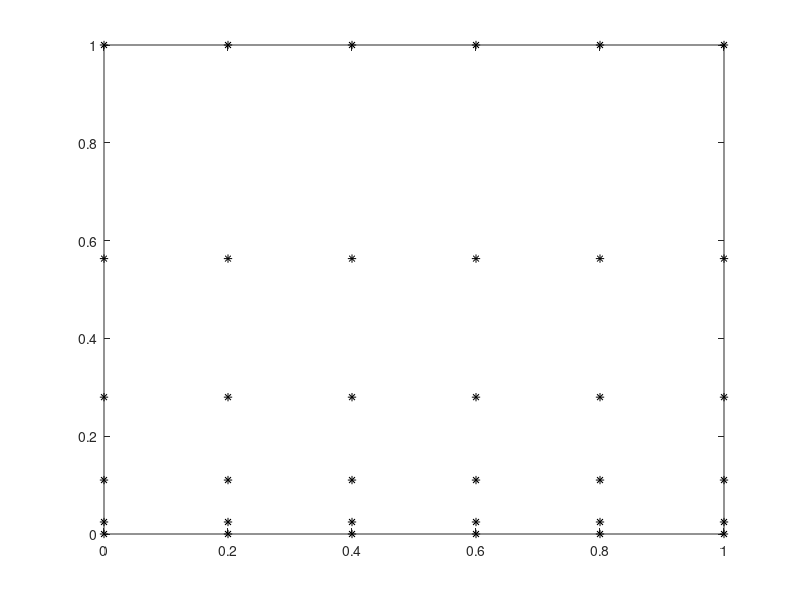

Recreate this plot in MATLAB. (Note: this script raises an error after producing the figure.)
% -------------------------------------------------------------------------
%
%                          FV2D Mesh Generator
%   Creates geometry and data structures necessary for FV2D Euler solver
%                       
%                     AA 214C, Stanford University
%                       Jacob Crabill  4/21/2014
% -------------------------------------------------------------------------
clear all; close all;

%% ------------------------------------------------------------------------
% Mesh Parameters
% -------------------------------------------------------------------------
plotmesh = true;

% Mesh File Name
meshFile = 'mesh/testBox';

% Wall-Plus-Bump (true) or flow past wedge (false)
bumpMesh = false;

% Supersonic or no?
supersonic = false;

% Viscous or inviscid?
viscous = true;

% Top/Bottom surface is slip wall (true) or inlet/outlet (false)?
topWall = true;
btmWall = true;

% Bump, starting at (0,0)
L = 1;

% Overall dimensions
xmin = 0;
ymin = 0;
xmax = L;
ymax = L;

% Number of CELLS in mesh (NOT vertices)
nx = 5;
ny = 5;

%% ------------------------------------------------------------------------
% Mesh Generation
% -------------------------------------------------------------------------
% Begin with Cartesian grid, [xi,eta] in range [0,1]
% Scale accordingly to create stretched grid with bump
disp('  Beginning mesh generation...');

% ------------------------------------------
% Create the Mesh
% ------------------------------------------
% Create Cartesian domain with proper # of cells
dxi = 1/nx;
deta = 1/ny;
xi = 0:dxi:1;
eta = 0:deta:1;

expScale = 1.1;
eta = (eta-ymin).*(1/(1-exp(expScale))).*(1-exp(expScale*eta))+ymin;
[XI,ETA] = meshgrid(xi,eta);

X = XI*(xmax-xmin) + xmin;
Y = ETA*(ymax-ymin) + ymin;

% Show the mesh vertices
if plotmesh
    plot(X,Y,'k*');
end

%% ------------------------------------------------------------------------
% Setup Mesh Data Storage
% -------------------------------------------------------------------------
xv = zeros((nx+1)*(ny+1),2);
c2v = zeros(nx*ny,4);
c2nf = ones(nx*ny,1)*4;

% Setup Vertices
nv = 0;
for j=1:(ny+1)
    for i=1:(nx+1)
        nv = nv + 1;
        xv(nv,:) = [X(j,i),Y(j,i)];
    end
end

% Setup Cells
nc = 0;
for i=1:nx
    for j=1:ny
        nc = nc + 1;
        c2v(nc,1) = (j-1)*(nx+1)+i;
        c2v(nc,2) = (j-1)*(nx+1)+i+1;
        c2v(nc,3) = j*(nx+1)+i+1;
        c2v(nc,4) = j*(nx+1)+i;
    end
end
n_cells = size(c2v,1);

% ------------------------------------------
% Setup Boundaries, BC's
% ------------------------------------------
% 1 = subsonic inlet
% 2 = subsonic outlet
% 3 = supersonic inlet
% 4 = supersonic outlet
% 5 = slip wall
% 6 = isothermal no-slip wall
% 7 = adiabatic no-slip wall
n_bnds = 5;
bounds = cell(5);

bounds{1}.name = 'inlet';
bounds{2}.name = 'outlet';
bounds{3}.name = 'top';
bounds{4}.name = 'wall';
bounds{5}.name = 'symmetry'; % pre-leading edge btm srfc

if supersonic
    bounds{1}.tag = 3;  % Inlet
    bounds{2}.tag = 4;  % Outlet
    if topWall
        bounds{3}.tag = 5;  % Top / 'Freestream'
    else
        bounds{3}.tag = 3;  % Top / 'Freestream'
    end
else
    bounds{1}.tag = 1;  % Inlet
    bounds{2}.tag = 2;  % Outlet
    if topWall
        bounds{3}.tag = 5;  % Top / 'Freestream'
    else
        bounds{3}.tag = 1;  % Top / 'Freestream'
    end
end

% Bottom / Wall

if btmWall
    if viscous
        %btmBC = 6;  % Isothermal Wall
        btmBC = 7;  % Adiabatic Wall
    else
        btmBC = 5;  % Slip Wall
    end
    btmBC2 = 5;
else
    if supersonic
        btmBC = 4;
        btmBC2 = 4;
    else
        btmBC = 2;
        btmBC2 = 2;
    end
end

bounds{4}.tag = btmBC;  % adiabatic wall
bounds{5}.tag = btmBC2; % slip wall / symmetry plane

bounds{1}.pts = 1:(nx+1):((nx+1)*ny+1);
bounds{2}.pts = (nx+1):(nx+1):((nx+1)*(ny+1));
bounds{3}.pts = (1:(nx+1))+ny*(nx+1);
bounds{4}.pts = 1:nx+1;

%% ------------------------------------------------------------------------
% Mesh Pre-Processing
% -------------------------------------------------------------------------
% To be done on any mesh that comes in (not just generated in-place)
% ------------------------------------------
% Setup Edges
% ------------------------------------------
max_nf = max(c2nf);
e2v = zeros(nx*ny*max_nf,2);
e2c1 = -1*ones(nx*ny*max_nf,1);
c2e1 = -1*ones(nx*ny*max_nf,1);
c2e = -1*ones(nx*ny*max_nf,2);

ne = 0;
for ic = 1:n_cells
    for k=1:c2nf(ic)
        if k == c2nf(ic)
            kp = 1;
        else
            kp = k + 1;
        end
        ne = ne + 1;
        e2v(ne,:) = c2v(ic,[k,kp]);
        e2c1(ne) = ic;
        c2e1(ic,k) = ne;
    end
end

e2v1 = sort(e2v,2);
% ia = indicies of the first unique row in e2v1
% iE = indicies of e2v which map to each row of e2v1
[e2v,~,iE] = unique(e2v1,'rows');

% ------------------------------------------
% Setup Internal & Boundary Edge Lists
% ------------------------------------------
e2c = zeros(size(e2v));
bnde = zeros(length(e2v),1);  % boundary interfaces
inte = zeros(length(e2v),1);  % internal interfaces
bc = zeros(length(e2v),1);    % boundary conditions
n_bnd_edges = 0; n_int_edges = 0; n_edges = length(e2v);
for i=1:size(iE,1)
    if iE(i) ~= -1
        ie = find(iE==iE(i));
        if length(ie) > 2
            error(['More than 2 cells for edge ',i]);
        elseif length(ie) == 2
            % internal edge which has not yet been added
            %e2c(iE(i),:) = [e2c1(ie(1)),e2c1(ie(2))];
            n_int_edges = n_int_edges + 1;
            inte(n_int_edges) = iE(i);
        elseif length(ie) == 1
            % boundary edge
            for k = 1:n_bnds
                ib1 = find(bounds{k}.pts == e2v(iE(i),1));
                ib2 = find(bounds{k}.pts == e2v(iE(i),2));
                if numel(ib1) > 0 && numel(ib2) > 0
                    n_bnd_edges = n_bnd_edges + 1;
                    bnde(n_bnd_edges) = iE(i);
                    bc(n_bnd_edges) = bounds{k}.tag;
                    break;
                end
            end
        end
        iE(iE==iE(i)) = -1;
    end
end
% adding in ghost cells
n_ghost_cells = n_bnd_edges;
n_cells_total = n_cells+n_ghost_cells;

% ------------------------------------------
% Setup Edge Normals
% ------------------------------------------
unorm = zeros(n_edges,2);
dA = zeros(n_edges,1);
for ie=1:n_edges
    dx = xv(e2v(ie,2),1) - xv(e2v(ie,1),1);
    dy = xv(e2v(ie,2),2) - xv(e2v(ie,1),2);
    theta = atan2(dy,dx);
    S = sin(theta); C = cos(theta);
    dA(ie) = sqrt(dx^2+dy^2);
    unorm(ie,:) = [S,-C]; % n_hat to 'right' of edge looking from 1-2
end

% ------------------------------------------
% Setup Cell-To-Edge
% ------------------------------------------
% Also Match cell OUTWARD normal direction to edge normal direction (+/- 1)
% Since edge normal points to 'right' of edge, outward normal corresponds
% to c2v(ic,i) < c2v(ic,i+1)  [CCW ordering]
c2n = zeros(n_cells_total,max_nf);
for ic = 1:n_cells
    for j = 1:max_nf
        if j>c2nf(ic)
            %c2e(ic,j) = n_edges+1; % this ain't gonna work
            error('triangles not yet working, sorry!');
        else
            jp1 = j+1;
            if j==c2nf(ic), jp1=1; end;

            if c2v(ic,j) < c2v(ic,jp1)
                c2n(ic,j) = 1;
                edge = [c2v(ic,j),c2v(ic,jp1)];
            else
                c2n(ic,j) = -1;
                edge = [c2v(ic,jp1),c2v(ic,j)];
            end

            ie1 = find(e2v(:,1)==edge(1));
            ie2 = find(e2v(ie1,2)==edge(2));
            if length(ie2) > 1
                error('Edge appears more than twice in e2v!');
            elseif numel(ie2) == 0
                error('Cell edge not found in e2v!');
            end
            ie = ie1(ie2);
            if ie < 0
                error('invalid edge number!');
            end
            c2e(ic,j) = ie;

            if c2n(ic,j) > 0
                e2c(ie,1) = ic;
            else
                e2c(ie,2) = ic;
            end
        end
    end
end

% ------------------------------------------
% Cleanup - Remove Padding from all arrays
% ------------------------------------------
% c2n, unorm sizes set properly to begin with
if length(c2e) > n_cells
    c2e(n_cells+1:length(c2e),:) = [];
end
if length(c2v) > n_cells
    c2v(n_cells+1:length(c2v),:) = [];
end
if length(e2c) > n_edges
    e2c(n_edges+1:length(e2c),:) = [];
end
if length(e2v) > n_edges
    e2v(n_edges+1:length(e2v),:) = [];
end
if length(bnde) > n_bnd_edges
    bnde(n_bnd_edges+1:length(bnde),:) = [];
end
if length(inte) > n_int_edges
    inte(n_int_edges+1:length(inte),:) = [];
end

% Throw in ghost cells, as well, to c2e (remaining 'ghost edges' to be
% added later)
c2e = [c2e; zeros(n_ghost_cells,4)];
c2e((n_cells+1):n_cells_total,1) = bnde;

% ------------------------------------------
% Finalize Boundary Edges
% ------------------------------------------
% Set ghost-cell index, and set interior cell to be on "left" of edge. Also
% adjust c2n accordingly. If g.c. already on right, just assign it an ID.
for ie = 1:n_bnd_edges
    if e2c(bnde(ie),1) == 0
        e2c(bnde(ie),:) = fliplr(e2c(bnde(ie),:)); % set g.c. to right side
        e2c(bnde(ie),2) = n_cells+ie;                  % assign g.c. index
        unorm(bnde(ie),:) = - unorm(bnde(ie),:);       % flip edge normal
        ic = e2c(bnde(ie),1);
        lfid = find(c2e(ic,:)==bnde(ie));    % find local face id within cell
        if isempty(lfid) 
            error('edge touches cell but cell does not have that edge!')
        end
        c2n(ic,lfid) = -c2n(ic,lfid);  % flip cell normal
    else
        e2c(bnde(ie),2) = n_cells+ie;  % assign ghost cell index
    end
	c2n(e2c(bnde(ie),2),1) = -1;    % reverse g.c. normal (since pointing into cell)
end

% ------------------------------------------
% Setup Ghost Cells
% ------------------------------------------
% Ghost cells always on 'right' of boundary edges
e2c(bnde,2) = n_cells + (1:n_bnd_edges)';
gc2v = zeros(n_ghost_cells,4);
gc2v(:,1:2) = e2v(bnde,:);

% ------------------------------------------
% Setup Cell-To-Cell
% ------------------------------------------
c2c = zeros(n_cells_total,max_nf);

ic = (1:n_cells)';
for j = 1:max_nf
    % Get the neighboring cell (index of each row of e2c != each ic)
    ICN = e2c(c2e(ic,j),:);
    ICN1 = find((ICN(:,1)-ic)~=0);
    ICN2 = find((ICN(:,2)-ic)~=0);
    ic2 = zeros(size(ic));
    ic2(ICN1) = ICN(ICN1,1);
    ic2(ICN2) = ICN(ICN2,2);

    ic1 = ic(ic2~=0);  % 'main' cell  (cell "i")
    ic2 = ic2(ic2~=0); % neighboring cell  (cell "j")
    
    c2c(ic1,j) = ic2;
end

% Take care of ghost cells - find interior cell neighbor.  This will be the
% first cell listed in 'c2c'
for ic=1:n_ghost_cells
    ic1 = e2c(bnde(ic),:);
    ic1 = ic1(ic1~=(ic+n_cells));
    c2c(ic+n_cells,1) = ic1;
end

% Take care of neighboring ghost cells (each g.c. has 1 or 2 neighbors).
% These will be the 2nd and 3rd entried in 'c2c'
c2nf = [c2nf; ones(n_ghost_cells,1)];
gc2v = gc2v(:,1:2);
for ic=1:n_ghost_cells
    [ic1,~] = find(gc2v==gc2v(ic,1));
    [ic2,~] = find(gc2v==gc2v(ic,2));
    if length(ic1) == 2
        ic1 = ic1(ic1~=ic);
        if c2c(ic+n_cells,1) ~= c2c(ic1+n_cells,1)
            c2nf(n_cells+ic) = c2nf(n_cells+ic) + 1;
            c2c(n_cells+ic,c2nf(n_cells+ic)) = ic1+n_cells;
        end
    end
    if length(ic2) == 2
        ic2 = ic2(ic2~=ic);
        if c2c(ic+n_cells,1) ~= c2c(ic2+n_cells,1)
            c2nf(n_cells+ic) = c2nf(n_cells+ic) + 1;
            c2c(n_cells+ic,c2nf(n_cells+ic)) = ic2+n_cells;
        end
    end
end

% Setup remaining ghost cell vertices
% Extrapolate along edge normal by distance equal to interior cell's width
%   2               1
%   X ============= X  <-- existing boundary edge & points
%   |               | 
%   |               | 
%   |       o       | 
%   |               | 
%   |               | 
%   x ------------- x  <-- ghost points created through extrapolation
%   3               4
gc2v = [gc2v,zeros(size(gc2v))];
gcxv = zeros(n_ghost_cells*2,2);
nv = 0;
for ic = 1:n_ghost_cells
    icn = c2c(n_cells+ic,1); % neighboring interior cell
    % find out which face of interior cell matches ghost cell
    i_face = find(c2c(icn,:) == n_cells+ic);
    if i_face == c2nf(icn)
        jfp = 1;
    else
        jfp = i_face + 1;
    end
    if i_face == 1
        jfm = c2nf(icn);
    else
        jfm = i_face - 1;
    end
    
    % see if existing nodes (1-2) are CW or CCW as seen from g.c. center
    gxv1 = xv(e2v(bnde(ic),1),:);
    gxv2 = xv(e2v(bnde(ic),2),:);
    
    xyc = (gxv1 + gxv1)/2 + unorm(bnde(ic),:);
    dx1 = [gxv1 - xyc, 0];
    dx2 = [gxv1 - xyc, 0];
    if cross(dx1,dx2) > 0   % already in CCW order
        gc2v(ic,3) = nv+1;
        gcxv(nv+1,:) = gxv2 + unorm(bnde(ic),:)*dA(c2e(icn,jfm));
        gc2v(ic,4) = nv+2;        
        gcxv(nv+2,:) = gxv1 + unorm(bnde(ic),:)*dA(c2e(icn,jfp));
    else                    % not in CCW order - flip
        gc2v(ic,1:2) = fliplr(gc2v(ic,1:2));
        gc2v(ic,3) = nv+1;
        gcxv(nv+1,:) = gxv1 + unorm(bnde(ic),:)*dA(c2e(icn,jfm));
        gc2v(ic,4) = nv+2;        
        gcxv(nv+2,:) = gxv2 + unorm(bnde(ic),:)*dA(c2e(icn,jfp));
    end 
    nv = nv + 2;    
end

% Merge ghost-cell vertices which should be shared between cells
GXV = inf*ones(size(gcxv));
gvtag = zeros(n_ghost_cells,2);
nv = 0;
for ic = 1:n_ghost_cells
    gv1 = gc2v(ic,1);
    gv2 = gc2v(ic,2);
    icn1 = find(gc2v(:,2)==gv1);
    icn2 = find(gc2v(:,1)==gv2);
    
    % for point 1, need to merge point 4 with point 3 of cell icn1
    % (If not done so already)
    % Also, is cell icn1 actually a neighbor, or is it around a corner?
    if ~isempty(icn1) && ~isempty(find(c2c(ic+n_cells,:)==icn1+n_cells, 1))
        if gvtag(icn1,1)<1 && gvtag(ic,2)<1
            gv4 = gc2v(ic,4);
            gv3 = gc2v(icn1,3);
            GXV(nv+1,:) = (gcxv(gv3,:)+gcxv(gv4,:))/2;
            gc2v(ic,4) = nv+1;
            gc2v(icn1,3) = nv+1;
            nv = nv + 1;
            % Mark the nodes as merged so we don't repeat the process
            gvtag(icn1,1) = 1;  % 1 / 2 corresponds to node 3 / 4 of cell
            gvtag(ic,2) = 1;            
        end
    else
        gv4 = gc2v(ic,4);
        GXV(nv+1,:) = gcxv(gv4,:);
        gc2v(ic,4) = nv+1;
        gvtag(ic,2) = 1;
        nv = nv + 1;
    end
    
    % for point 2, need to merge point 3 with point 4 of cell icn2
    % Also, is cell icn2 actually a neighbor, or is it around a corner?
    if ~isempty(icn2) && ~isempty(find(c2c(ic+n_cells,:)==icn2+n_cells, 1))
        if gvtag(icn2,2)<1 && gvtag(ic,1)<1
            gv4 = gc2v(icn2,4);
            gv3 = gc2v(ic,3);
            GXV(nv+1,:) = (gcxv(gv3,:)+gcxv(gv4,:))/2;
            gc2v(ic,3) = nv+1;
            gc2v(icn2,4) = nv+1;
            nv = nv + 1;
            % Mark the nodes as merged so we don't repeat the process
            gvtag(ic,1) = 1;
            gvtag(icn1,2) = 1; 
        end
    else
        % Keep the vertex as-is in the current ghost cell
        gv3 = gc2v(ic,3);
        GXV(nv+1,:) = gcxv(gv3,:);
        gc2v(ic,3) = nv+1;
        gvtag(ic,1) = 1;
        nv = nv + 1;
    end
end
% Convert ghost vertex indices to full-vertex-list indices
n_verts = length(xv);
gc2v(:,3:4) = gc2v(:,3:4) + n_verts;
% Trim down GXV to only final (merged) vertices
n_ghost_verts = nv;
n_verts_total = n_verts + n_ghost_verts;
GXV(nv+1:length(GXV),:) = [];

% ------------------------------------------
% Get list of ghost-cell edges & related info
% ------------------------------------------
ge2v = zeros(n_ghost_cells*3,2);
ge2c1 = zeros(n_ghost_cells*3,2);
gc2e1 = zeros(n_ghost_cells,3); % skipping bnde edges (already have 'em)

ne = 0;
for ic = 1:n_ghost_cells
    ne = ne + 1;
    ge2v(ne,:) = gc2v(ic,2:3);
    gc2e1(ic,1) = ne;
    
    ne = ne + 1;
    ge2v(ne,:) = gc2v(ic,3:4);
    gc2e1(ic,2) = ne;
    
    ne = ne + 1;
    ge2v(ne,:) = gc2v(ic,[4,1]);
    gc2e1(ic,3) = ne;    
end

% Remove padding from end
ge2v((ne+1):(n_ghost_cells*3),:) = [];

ge2v1 = sort(ge2v,2);
% ia = indicies of the first occurance of each unique row in ge2v1
% iE = indicies of ge2v which map to each row of ge2v1
[ge2v,ia,iE] = unique(ge2v1,'rows');

ic=(1:n_ghost_cells)';
gc2e = gc2e1;
for j=1:3
    gc2e(ic,j) = iE(gc2e1(ic,j));
end
gc2e = gc2e + n_edges; % convert to total-mesh indices
gc2e = [bnde,gc2e];    % combine known bnde edges + new ghost edges

% ------------------------------------------
% Merge ghost-cell vertices & edges with the rest
% ------------------------------------------
n_edges = length(e2v);
n_ghost_edges = length(ge2v);
n_edges_total = n_edges + n_ghost_edges;

xv = [xv;GXV];
c2v = [c2v;gc2v];
% ghost cells were actually part of c2e already, sort of... remove them!
c2e(n_cells+1:n_cells_total,:) = [];
c2e = [c2e;gc2e];
e2v = [e2v;ge2v];
c2nf(n_cells+1:n_cells_total) = 4;

% ------------------------------------------
% Vertices-to-cells (incl. ghost cells)
% ------------------------------------------
max_c_per_v = 20;
nv = length(xv);
v2c = zeros(nv,max_c_per_v);
v2nc = zeros(nv,1);
for i=1:nv
    [r,~] = find(c2v==i);
    %[rg,~] = find(gc2v(:,1:2)==i);
    %nr = length(r);
    %nrg = length(rg);
    
    v2c(i,1:length(r)) = r;
    %if nrg > 0
    %    rg = rg+n_cells;
    %    v2c(i,(nr+1):(nr+nrg)) = rg;
    %end
    %v2nc(i) = nr + nrg;
    v2nc(i) = length(r);
end
max_nc = max(v2nc);
v2c(:,max_nc+1:max_c_per_v) = [];

% ------------------------------------------
% Vertices-to-# of edges (incl. ghost edges?)
% ------------------------------------------
v2ne = zeros(n_verts_total,1);
for iv=1:n_verts_total
    v2ne(iv) = length(find(e2v==iv));
end

% ------------------------------------------
% Vertices to Edges, Vertices to Vertices
% ------------------------------------------
v2e = zeros(n_verts_total,max(v2ne));
v2v = zeros(n_verts_total,max(v2ne));
for iv=1:n_verts_total
    [ie1,~] = find(e2v==iv);
    v2e(iv,1:length(ie1)) = ie1;
    iv1 = e2v(ie1,:);
    iv1 = iv1(iv1~=iv);
    v2v(iv,1:length(ie1)) = iv1;
end

% ------------------------------------------
% Setup Edge-To-Local-Face
% ------------------------------------------
% Local face id (between 1:max_nf) for each of e2c
e2f = zeros(n_edges,2);
% e2f1 = zeros(n_edges,2);

ie = (1:n_edges)';
ic1 = e2c(ie,1);
ic2 = e2c(ie,2);

IE = repmat(ie,[1,max_nf]);

[r1,c1] = find(c2e(ic1,:)-IE == 0);
R1C1 = sortrows([r1,c1]);
[r2,c2] = find(c2e(ic2,:)-IE == 0);
R2C2 = sortrows([r2,c2]);

e2f(:,1) = R1C1(:,2);
e2f(:,2) = R2C2(:,2);

% % try 2
% for ic=1:n_cells_total
%     for j=1:c2nf(ic)
%         if c2e(ic,j)<=n_edges
%             if e2c(c2e(ic,j),1)==ic
%                 k = 1;
%             elseif e2c(c2e(ic,j),2)==ic
%                 k = 2;
%             else
%                 error('!!!');
%             end
%             e2f(c2e(ic,j),k) = j;
%         end
%     end
% end

% ------------------------------------------
% Separate each B.C. for vectorization
% ------------------------------------------
ie_sub_in = bnde(bc==1);
ie_sub_out = bnde(bc==2);
ie_sup_in = bnde(bc==3);
ie_sup_out = bnde(bc==4);
ie_slip_wall = bnde(bc==5);
ie_isothermal_wall = bnde(bc==6);
ie_adiabatic_wall = bnde(bc==7);

n_sub_in = length(ie_sub_in);
n_sub_out = length(ie_sub_out);
n_sup_in = length(ie_sup_in);
n_sup_out = length(ie_sup_out);
n_slip_wall = length(ie_slip_wall);
n_isothermal_wall = length(ie_isothermal_wall);
n_adiabatic_wall = length(ie_adiabatic_wall);

% ------------------------------------------
% Find Cell-Centers, Edge-Centers
% ------------------------------------------
% Ghost Cells
%gXYV = reshape([xv(gc2v(:,1:2),:);GXV(gc2v(:,3:4),:)],n_ghost_cells,4,2);
%gXYC = squeeze(mean(gXYV,2));
% center of each cell (including ghost cells)
XYV = reshape(xv(c2v,:),n_cells_total,max_nf,2);
XYC = squeeze(mean(XYV,2));
%XYC = [XYC;gXYC];
% center of each edge
XYV = reshape(xv(e2v,:),n_edges_total,2,2);
XYE = squeeze(mean(XYV,2));

%dXE = zeros(n_cells,max_nf,2);
dXE = zeros(2,max_nf,n_cells_total);
ic = (1:n_cells)';
for j = 1:max_nf
    dXE(:,j,:) = (XYE(c2e(:,j),:) - XYC(:,:))';
end

% ------------------------------------------
% Calculate Cell Areas
% ------------------------------------------
% Note: ghost cells a little different; nodes not necessarily ordered CCW
Area = zeros(n_cells_total,1);
for ic = 1:n_cells_total
    for j = 1:max_nf
        if j==1
            jm1 = c2nf(ic);
        else
            jm1 = j-1;
        end        
        if j>=c2nf(ic)
            jp1 = mod(j,c2nf(ic))+1;
        else
            jp1 = j+1;
        end
        Area(ic) = Area(ic) + xv(c2v(ic,j),1)*(xv(c2v(ic,jp1),2)-xv(c2v(ic,jm1),2));
    end
end
Area = abs(Area); % required thanks to ghost cell non-standard-ness

% ------------------------------------------
% Calculate dual-control-volume face areas
% ------------------------------------------
% Lengths of lines connecting cell centers across each edge
% ('real' edges only)
ic1 = e2c(:,1);
ic2 = e2c(:,2);
dA2 = sqrt(sum((XYC(ic2,:)-XYC(ic1,:)).^2,2));

% ------------------------------------------
% Calculate dual-control-volume cell areas
% ------------------------------------------
Area2 = zeros(n_verts,1);
x = zeros(4,2);
for iv=1:n_verts
    ic = v2c(iv,:);
    ic = ic(ic>0);
    Area2(iv) = sum(Area(ic)./c2nf(ic));
end

% ------------------------------------------
% Match up ghost nodes to corresponding interior node
% ------------------------------------------
n_bnd_verts = n_verts_total - n_verts;
n_bnd_edges = n_edges_total - n_edges;

% Ghost vertex to corresponding (mirror) interior vertex
gv2iv = zeros(n_bnd_verts,1);
% Ghost vertex to boundary condition of connected boundary edge
gv2bc = zeros(n_bnd_verts,1);
gv2be = zeros(n_bnd_verts,1);
for iv=1:n_bnd_verts
    % Find ghost cell (doesn't matter which) touching the ghost node
    icg = v2c(iv+n_verts,1);
    % Find the boundary edge of that ghost cell (index of bnde)
    bie = find(e2c(bnde,2)==icg);
    % Find connected vertex which lies on boundary
    vlist = v2v(iv+n_verts,:);
    ive = find(vlist<=n_verts);
    ive = ive(vlist(ive)>0);
    ive = v2v(iv+n_verts,ive);
    % Boundary condition of edge --> apply to ghost node
    gv2bc(iv) = bc(bie);
    gv2be(iv) = bnde(bie);
    
    % Now find the correct interior point
    % (look at cell across boundary edge and find non-boundary point to 
    %  left/right of the boundary point previously found)
    ie = bnde(bie);  % Global edge index
    ici = e2c(ie,1);
    k = find(c2v(ici,:)==ive);
    if isempty(k)
        error('sumthins wrong!');
    end
    
    if k==c2nf(ici)
        kp1 = 1;
    else
        kp1 = k+1;
    end
    if k==1
        km1 = c2nf(ici);
    else
        km1 = k-1;
    end
    
    if c2v(ici,kp1)==e2v(ie,1) || c2v(ici,kp1)==e2v(ie,2)
        % point is on bnde; wrong direction, grab other point
        gv2iv(iv) = c2v(ici,km1);
    else
        gv2iv(iv) = c2v(ici,kp1);
    end
end

ivi = [0,0];
ivg = [0,0];
for ie=1:n_bnd_edges
    ici = e2c(ie,1);
    icg = e2c(ie,2);
    iv1 = e2v(ie,1);
    iv2 = e2v(ie,2);
    
    ki=0;
    kg=0;
    for j=1:4
        iv0 = c2v(ici,j);
        if (iv0~=iv1) && (iv0~=iv2) % not on the boundary edge
            ki = ki + 1;
            ivi(ki) = iv0;
        end
        iv0 = c2v(icg,j);
        if (iv0~=iv1) && (iv0~=iv2) % not on the boundary edge
            kg = kg + 1;
            ivg(kg) = iv0;
        end
    end
end

save(meshFile,'xv','c2v','c2e','e2c','c2c','e2f','c2nf','e2v','c2n',...
    'unorm','dA','Area','XYC','XYE','dXE','bnde','inte','ie_sub_in','n_sub_in',...
    'ie_sub_out','n_sub_out','ie_sup_in','n_sup_in','ie_sup_out','n_sup_out',...
    'ie_slip_wall','n_slip_wall','ie_adiabatic_wall','n_adiabatic_wall',...
    'ie_isothermal_wall','n_isothermal_wall','n_cells','n_cells_total',...
    'n_edges','n_edges_total','bounds','bc','v2c','v2nc','v2ne','v2e','v2v','n_verts',...
    'n_bnd_edges','n_int_edges','max_nf','xmin','xmax','ymin','ymax',...
    'gv2iv','gv2bc','gv2be','dA2','Area2');

disp('  Mesh generation complete!');
disp(['  Mesh saved to ',meshFile,'.']);